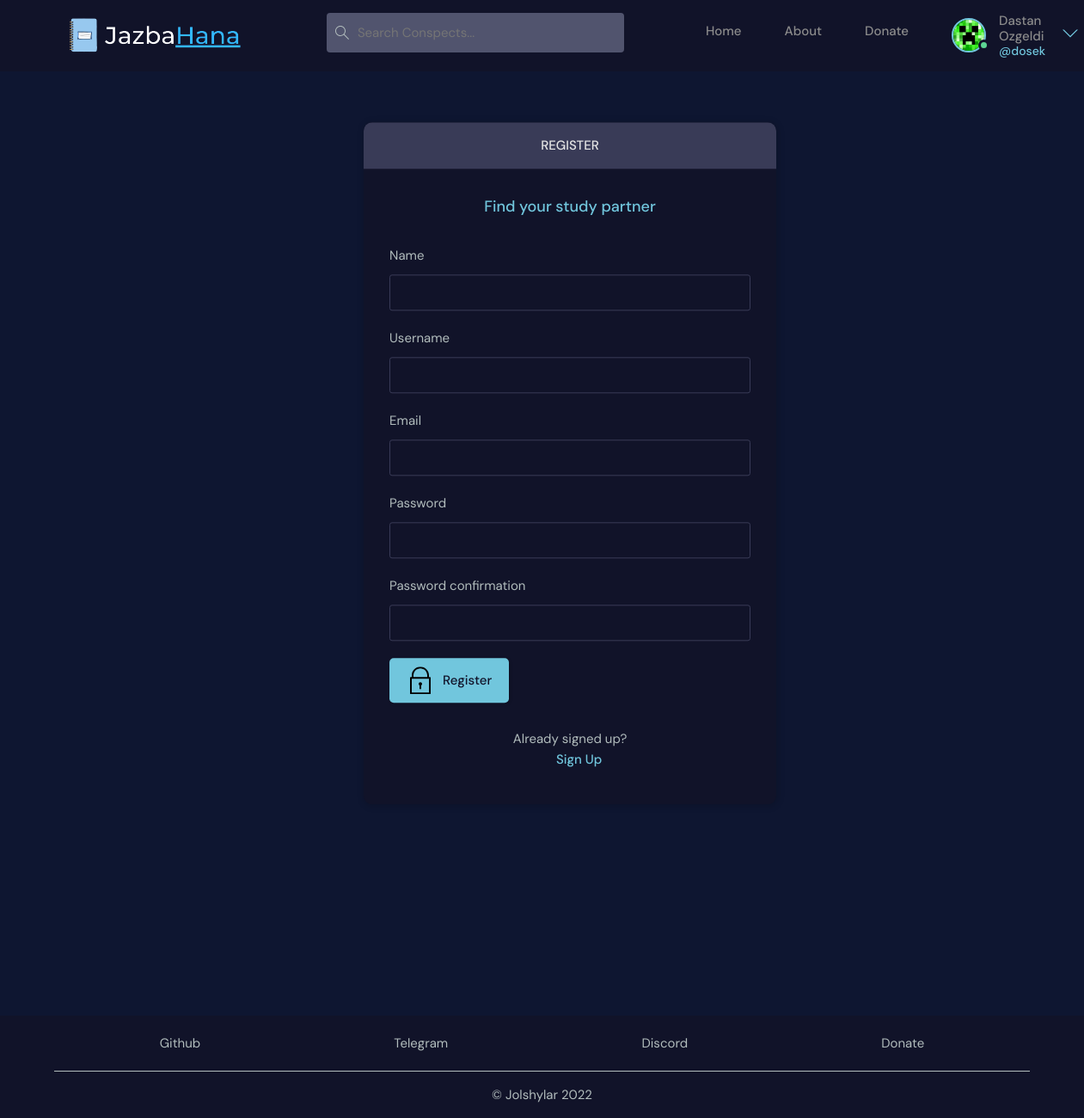
Page /register/ (signed in) on the committed database.
### base/models.py (models this page shows)
class User(AbstractUser):
    name = models.CharField(max_length=200, null=True)
    email = models.EmailField(unique=True, null=True)
    bio = models.TextField(null=True)
    avatar = models.ImageField(null=True, default="avatar.svg", upload_to="avatars/")
    USERNAME_FIELD = 'email'
    REQUIRED_FIELDS = []

### base/views.py (the view, shortened to what this page needs)
# urls.py: path('register/', views.register_page, name='register'),
def register_page(request):
    form = CustomUserCreationForm()
    context = {'form': form}
    return render(request, 'base/login_register.html', context)

### base/forms.py
class CustomUserCreationForm(UserCreationForm):
    class Meta:
        model = User
        fields = ['name', 'username', 'email', 'password1', 'password2']

### base/templates/base/login_register.html (shortened to what this page needs)
{% extends 'base.html' %}
{% load static %}
{% block content %}
<link rel="stylesheet" href="{% static 'styles/login_register.css' %}" />
<main class="auth layout">
  {% if page == 'login' %}
  <div class="container">
    <div class="layout__box">
      <div class="layout__boxHeader">
        <div class="layout__boxTitle">
          <h3>Login</h3>
        </div>
      </div>
      <div class="layout__body">
        <h2 class="auth__tagline">Find your study partner</h2>
        <form class="form" action="" method="post">
          {% csrf_token %}
          <div class="form__group form__group">
            <label for="classroom_name">Email</label>
            <input id="username" name="email" type="text" placeholder="e.g. kriper1997@email.com" />
          </div>
          <div class="form__group">
            <label for="password">Password</label>
            <input
              id="password"
              name="password"
              type="password"
              placeholder="hope you use a powerful password"
            />
          </div>
          <button class="btn btn--main" type="submit">
            <img src="{% static 'images/icons/lock.svg' %}" />
            Login
          </button>
        </form>
        <div class="auth__action">
          <p>Haven't signed up yet?</p>
          <a href="{% url 'register' %}" class="btn btn--link">Sign Up</a>
        </div>
      </div>
    </div>
  </div>
  {% else %}
  <div class="container">
    <div class="layout__box">
      <div class="layout__boxHeader">
        <div class="layout__boxTitle">
          <h3>Register</h3>
        </div>
      </div>
      <div class="layout__body">
        <h2 class="auth__tagline">Find your study partner</h2>
        <form class="form" action="" method="post">
          {% for field in form %}
          <div class="form__group form__group">
            <label for="classroom_name">{{field.label}}</label>
            {{field}}
          </div>
          {% endfor %}
          <button class="btn btn--main" type="submit">
            <img src="{% static 'images/icons/lock.svg' %}" />
            Register
          </button>
        </form>
        <div class="auth__action">
          <p>Already signed up?</p>
          <a href="{% url 'login' %}" class="btn btn--link">Sign Up</a>
        </div>
      </div>
    </div>
  </div>
  {% endif %}
</main>
{% endblock content %}

### templates/navbar.html (shortened to what this page needs)
{% load static %}
<link rel="stylesheet" href="{% static 'styles/navbar.css' %}" />
<header class="header header--loggedIn">
    <div class="container">
      <a href="{% url 'home' %}" class="header__logo">
        <img src="{% static 'images/logo.png' %}" />
      </a>
      <form class="header__search" action="{% url 'home' %}">
        <label>
          <img src="{% static 'images/icons/search.svg' %}">
          <input name="q" placeholder="Search Conspects..." />
        </label>
      </form>
      <nav class="header__menu">
        <div class="nav-bar">
          <ul class="pages">
            <li>
              <a href="{% url 'home'%}">Home</a>
            </li>
            <li>
              <a href="{% url 'about' %}">About</a>
            </li>
            <li>
              <a href="{% url 'donate' %}">Donate</a>
            </li>
          </ul>
        {% if request.user.is_authenticated %}
        <div class="header__user">
          <a href="{% url 'user-profile' user.id %}">
            <div class="avatar avatar--medium active">
              <img src="{{request.user.avatar.url}}" />
            </div>
            <p>{{request.user.name}} <span>@{{request.user.username}}</span></p>
          </a>
          <button class="dropdown-button">
            <img src="{% static 'images/icons/chevron-down.svg' %}" />
          </button>
        </div>
        {% else %}
        <a href="{% url 'login' %}">
          <img src="{% static 'images/avatar.svg' %}" />
          <p class="login-word">Login</p>
        </a>
        {% endif %}
      </div>
      </nav>
    </div>
</header>

### static/styles/style.css (style rules this page uses)
:root { --color-main: #71c6dd; --color-main-light: #e1f6fb; --color-dark: #111329; --color-dark-medium: #51546e; --color-dark-light: #393b57; --color-light: #e5e5e5; --color-gray: #8b8b8b; --color-light-gray: #b2bdbd; --color-bg: #0e1631; --color-success: #5dd693; }
* { font-family: "DM Sans", -apple-system, BlinkMacSystemFont, "Segoe UI", Roboto, Oxygen, Ubuntu, Cantarell, "Open Sans", "Helvetica Neue", sans-serif; margin: 0; padding: 0; box-sizing: border-box; text-rendering: optimizeLegibility; font-size: inherit; }
html { font-size: 56.25%; }
body { line-height: 1.6; font-weight: 400; font-size: 1.5rem; color: var(--color-light-gray); background-color: var(--color-bg); min-height: 100vh; }
a { display: inline-block; color: var(--color-main); text-decoration: none; }
.container { max-width: 120rem; width: 90%; margin: auto; }
.btn { background-color: transparent; border: none; display: inline-flex; align-items: center; gap: 1rem; cursor: pointer; transition: all ease-in-out 0.3s; padding: 1rem 2rem; border-radius: 5px; box-shadow: 1px 1px 3px 1px rgba(0, 0, 0, 0.15); font-weight: 500; }
.btn--link { border-radius: 0; padding: 0; color: var(--color-main); box-shadow: none; margin-left: 5%; margin-bottom: 10px; }
.btn--main { background-color: var(--color-main); color: var(--color-dark); }
.avatar { position: relative; display: inline-block; border-radius: 50%; border: 2px solid var(--color-main); }
.avatar img { display: block; border-radius: 50%; object-fit: cover; object-position: center; }
.avatar::after { content: ""; display: block; position: absolute; background-color: var(--color-gray); z-index: 111; border-radius: 50%; border: 0.3rem solid var(--color-dark); }
.avatar.active::after { background-color: var(--color-success); }
.avatar.avatar--medium img { width: 3.6rem; height: 3.6rem; border-radius: 50%; }
.avatar.avatar--medium:after { width: 0.7rem; height: 0.7rem; bottom: 0px; right: -6px; }
.header { padding: 1.5rem; background-color: var(--color-dark); }
.header > .container { display: flex; gap: 9.5rem; }
.header__logo, .header__user { display: flex; gap: 2rem; align-items: center; }
.header__logo > img { height: 50px; }
.header__search > label { background-color: var(--color-dark-medium); padding: 1.3rem 1rem; display: flex; align-items: center; gap: 1rem; border-radius: 4px; }
.header__search input { width: 30rem; background: transparent; border: none; outline: none; color: var(--color-light); }
.header__menu { position: relative; margin-left: auto; }
.header__menu a { display: flex; gap: 1.5rem; align-items: center; font-weight: 500; text-decoration: none; color: var(--color-gray); }
.header__menu img { height: 3.6rem; }
.header__menu p { line-height: 1.2; }
.header__menu span { color: var(--color-main); font-weight: 500; font-size: 1.4rem; display: block; }
.dropdown-button { background: transparent; border: 0; outline: 0; cursor: pointer; }
.dropdown-button img { max-height: 18px; }
.pages { list-style-type: none; display: flex; justify-content: space-between; gap: 5rem; padding-top: 2%; }
.nav-bar { display: flex; justify-content: space-between; gap: 5rem; }
@media only screen and (min-width: 1200px) { html { font-size: 62.5%; } }
.layout { margin-top: 2.4rem; }
.layout > .container { display: flex; justify-content: space-between; align-items: flex-start; gap: 2.5rem; }
.layout__box { margin-left: 600px; margin-top: 400px; width: 90%; max-width: 48rem; min-height: 40rem; top: 50%; left: 50%; transform: translate(-50%, -46%); background-color: var(--color-dark); border-radius: 1rem; box-shadow: 1px 1px 6px 3px rgba(0, 0, 0, 0.1); overflow: hidden; }
.layout__boxHeader { display: flex; padding: 1.5rem; background-color: var(--color-dark-light); }
.layout__boxTitle { display: flex; gap: 1.5rem; align-items: center; }
.layout__boxTitle h3 { text-transform: uppercase; font-weight: 500; color: var(--color-light); }
.layout__body { margin: 3rem; }
.form__group { margin-bottom: 2rem; width: 100%; }
.form__group label { display: block; font-size: 1.5rem; margin-bottom: 1rem; }
.form__group input, .form__group textarea, .form__group select { background: transparent; border: 1px solid var(--color-dark-light); padding: 1rem; border-radius: 3px; width: 100%; color: var(--color-light); font-weight: 500; outline: none; }

### rows in the picture
User: user.avatar (picture), user.name "Dastan Ozgeldi", user.username "dosek"

### other values in the picture
{{ field.label }} "Name" "Username" "Email" "Password" "Password confirmation"
